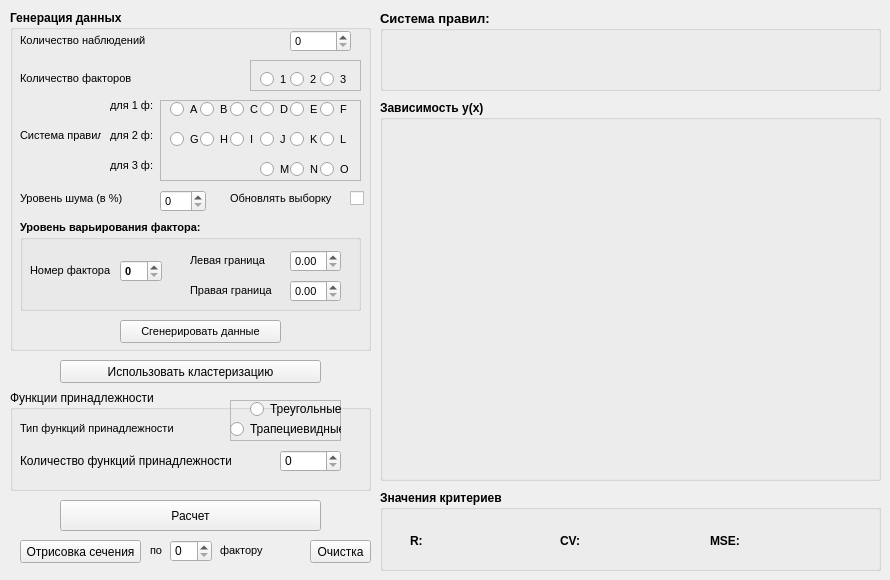
    <widget class="QWidget" name="tab">
     <attribute name="title">
      <string>Построение модели</string>
     </attribute>
     <widget class="QLabel" name="label_13">
      <property name="geometry">
       <rect>
        <x>20</x>
        <y>420</y>
        <width>161</width>
        <height>16</height>
       </rect>
      </property>
      <property name="font">
       <font>
        <pointsize>8</pointsize>
        <weight>50</weight>
        <bold>false</bold>
       </font>
      </property>
      <property name="text">
       <string>Тип функций принадлежности</string>
      </property>
     </widget>
     <widget class="Cscene2dn" name="widget" native="true">
      <property name="enabled">
       <bool>true</bool>
      </property>
      <property name="geometry">
       <rect>
        <x>390</x>
        <y>120</y>
        <width>481</width>
        <height>351</height>
       </rect>
      </property>
      <property name="autoFillBackground">
       <bool>false</bool>
      </property>
     </widget>
     <widget class="QLabel" name="label_14">
      <property name="geometry">
       <rect>
        <x>20</x>
        <y>440</y>
        <width>211</width>
        <height>41</height>
       </rect>
      </property>
      <property name="text">
       <string>Количество функций принадлежности</string>
      </property>
     </widget>
     <widget class="QFrame" name="frame">
      <property name="geometry">
       <rect>
        <x>230</x>
        <y>400</y>
        <width>111</width>
        <height>41</height>
       </rect>
      </property>
      <property name="frameShape">
       <enum>QFrame::StyledPanel</enum>
      </property>
      <property name="frameShadow">
       <enum>QFrame::Raised</enum>
      </property>
      <widget class="QRadioButton" name="radioButton_12">
       <property name="geometry">
        <rect>
         <x>20</x>
         <y>0</y>
         <width>91</width>
         <height>18</height>
        </rect>
       </property>
       <property name="text">
        <string>Треугольные</string>
       </property>
      </widget>
      <widget class="QRadioButton" name="radioButton_13">
       <property name="geometry">
        <rect>
         <x>0</x>
         <y>20</y>
         <width>111</width>
         <height>18</height>
        </rect>
       </property>
       <property name="text">
        <string>Трапециевидные</string>
       </property>
      </widget>
     </widget>
     <widget class="QSpinBox" name="spinBox_7">
      <property name="geometry">
       <rect>
        <x>280</x>
        <y>450</y>
        <width>61</width>
        <height>22</height>
       </rect>
      </property>
     </widget>
     <widget class="QGroupBox" name="groupBox">
      <property name="geometry">
       <rect>
        <x>10</x>
        <y>10</y>
        <width>361</width>
        <height>341</height>
       </rect>
      </property>
      <property name="font">
       <font>
        <pointsize>9</pointsize>
        <weight>75</weight>
        <bold>true</bold>
       </font>
      </property>
      <property name="mouseTracking">
       <bool>false</bool>
      </property>
      <property name="title">
       <string>Генерация данных</string>
      </property>
      <widget class="QCheckBox" name="checkBox">
       <property name="geometry">
        <rect>
         <x>340</x>
         <y>180</y>
         <width>16</width>
         <height>17</height>
        </rect>
       </property>
       <property name="text">
        <string/>
       </property>
      </widget>
      <widget class="QLabel" name="label_25">
       <property name="geometry">
        <rect>
         <x>220</x>
         <y>180</y>
         <width>111</width>
         <height>16</height>
        </rect>
       </property>
       <property name="font">
        <font>
         <pointsize>8</pointsize>
         <weight>50</weight>
         <bold>false</bold>
        </font>
       </property>
       <property name="text">
        <string>Обновлять выборку</string>
       </property>
      </widget>
      <widget class="QLabel" name="label_12">
       <property name="geometry">
        <rect>
         <x>10</x>
         <y>180</y>
         <width>111</width>
         <height>16</height>
        </rect>
       </property>
       <property name="font">
        <font>
         <pointsize>8</pointsize>
         <weight>50</weight>
         <bold>false</bold>
        </font>
       </property>
       <property name="text">
        <string>Уровень шума (в %)</string>
       </property>
      </widget>
      <widget class="QSpinBox" name="spinBox_6">
       <property name="geometry">
        <rect>
         <x>150</x>
         <y>180</y>
         <width>46</width>
         <height>22</height>
        </rect>
       </property>
       <property name="font">
        <font>
         <pointsize>8</pointsize>
         <weight>50</weight>
         <bold>false</bold>
        </font>
       </property>
      </widget>
      <widget class="QFrame" name="frame_2">
       <property name="geometry">
        <rect>
         <x>150</x>
         <y>90</y>
         <width>201</width>
         <height>81</height>
        </rect>
       </property>
       <property name="font">
        <font>
         <pointsize>8</pointsize>
         <weight>50</weight>
         <bold>false</bold>
        </font>
       </property>
       <property name="frameShape">
        <enum>QFrame::StyledPanel</enum>
       </property>
       <property name="frameShadow">
        <enum>QFrame::Raised</enum>
       </property>
       <widget class="QRadioButton" name="radioButton_10">
        <property name="geometry">
         <rect>
          <x>10</x>
          <y>0</y>
          <width>31</width>
          <height>18</height>
         </rect>
        </property>
        <property name="text">
         <string>А</string>
        </property>
       </widget>
       <widget class="QRadioButton" name="radioButton_11">
        <property name="geometry">
         <rect>
          <x>40</x>
          <y>0</y>
          <width>31</width>
          <height>18</height>
         </rect>
        </property>
        <property name="text">
         <string>B</string>
        </property>
       </widget>
       <widget class="QRadioButton" name="radioButton_5">
        <property name="geometry">
         <rect>
          <x>70</x>
          <y>0</y>
          <width>31</width>
          <height>18</height>
         </rect>
        </property>
        <property name="font">
         <font>
          <pointsize>8</pointsize>
          <weight>50</weight>
          <bold>false</bold>
         </font>
        </property>
        <property name="text">
         <string>C</string>
        </property>
       </widget>
       <widget class="QRadioButton" name="radioButton_6">
        <property name="geometry">
         <rect>
          <x>100</x>
          <y>0</y>
          <width>31</width>
          <height>18</height>
         </rect>
        </property>
        <property name="font">
         <font>
          <pointsize>8</pointsize>
          <weight>50</weight>
          <bold>false</bold>
         </font>
        </property>
        <property name="text">
         <string>D</string>
        </property>
       </widget>
       <widget class="QRadioButton" name="radioButton_54">
        <property name="geometry">
         <rect>
          <x>130</x>
          <y>0</y>
          <width>31</width>
          <height>18</height>
         </rect>
        </property>
        <property name="text">
         <string>E</string>
        </property>
       </widget>
       <widget class="QRadioButton" name="radioButton_55">
        <property name="geometry">
         <rect>
          <x>160</x>
          <y>0</y>
          <width>31</width>
          <height>18</height>
         </rect>
        </property>
        <property name="text">
         <string>F</string>
        </property>
       </widget>
       <widget class="QRadioButton" name="radioButton_61">
        <property name="geometry">
         <rect>
          <x>160</x>
          <y>30</y>
          <width>31</width>
          <height>18</height>
         </rect>
        </property>
        <property name="text">
         <string>L</string>
        </property>
       </widget>
       <widget class="QRadioButton" name="radioButton_57">
        <property name="geometry">
         <rect>
          <x>40</x>
          <y>30</y>
          <width>31</width>
          <height>18</height>
         </rect>
        </property>
        <property name="text">
         <string>H</string>
        </property>
       </widget>
       <widget class="QRadioButton" name="radioButton_58">
        <property name="geometry">
         <rect>
          <x>70</x>
          <y>30</y>
          <width>31</width>
          <height>18</height>
         </rect>
        </property>
        <property name="text">
         <string>I</string>
        </property>
       </widget>
       <widget class="QRadioButton" name="radioButton_56">
        <property name="geometry">
         <rect>
          <x>10</x>
          <y>30</y>
          <width>31</width>
          <height>18</height>
         </rect>
        </property>
        <property name="text">
         <string>G</string>
        </property>
       </widget>
       <widget class="QRadioButton" name="radioButton_60">
        <property name="geometry">
         <rect>
          <x>130</x>
          <y>30</y>
          <width>31</width>
          <height>18</height>
         </rect>
        </property>
        <property name="text">
         <string>K</string>
        </property>
       </widget>
       <widget class="QRadioButton" name="radioButton_59">
        <property name="geometry">
         <rect>
          <x>100</x>
          <y>30</y>
          <width>31</width>
          <height>18</height>
         </rect>
        </property>
        <property name="text">
         <string>J</string>
        </property>
       </widget>
       <widget class="QRadioButton" name="radioButton_64">
        <property name="geometry">
         <rect>
          <x>160</x>
          <y>60</y>
          <width>31</width>
          <height>18</height>
         </rect>
        </property>
        <property name="text">
         <string>O</string>
        </property>
       </widget>
       <widget class="QRadioButton" name="radioButton_62">
        <property name="geometry">
         <rect>
          <x>100</x>
          <y>60</y>
          <width>31</width>
          <height>18</height>
         </rect>
        </property>
        <property name="text">
         <string>M</string>
        </property>
       </widget>
       <widget class="QRadioButton" name="radioButton_63">
        <property name="geometry">
         <rect>
          <x>130</x>
          <y>60</y>
          <width>31</width>
          <height>18</height>
         </rect>
        </property>
        <property name="text">
         <string>N</string>
        </property>
       </widget>
      </widget>
      <widget class="QLabel" name="label_3">
       <property name="geometry">
        <rect>
         <x>10</x>
         <y>110</y>
         <width>81</width>
         <height>31</height>
        </rect>
       </property>
       <property name="font">
        <font>
         <pointsize>8</pointsize>
         <weight>50</weight>
         <bold>false</bold>
        </font>
       </property>
       <property name="text">
        <string>Система правил</string>
       </property>
      </widget>
      <widget class="QLabel" name="label_2">
       <property name="geometry">
        <rect>
         <x>10</x>
         <y>60</y>
         <width>131</width>
         <height>16</height>
        </rect>
       </property>
       <property name="font">
        <font>
         <pointsize>8</pointsize>
         <weight>50</weight>
         <bold>false</bold>
        </font>
       </property>
       <property name="text">
        <string>Количество факторов</string>
       </property>
      </widget>
      <widget class="QLabel" name="label">
       <property name="geometry">
        <rect>
         <x>10</x>
         <y>20</y>
         <width>131</width>
         <height>20</height>
        </rect>
       </property>
       <property name="font">
        <font>
         <pointsize>8</pointsize>
         <weight>50</weight>
         <bold>false</bold>
        </font>
       </property>
       <property name="text">
        <string>Количество наблюдений</string>
       </property>
      </widget>
      <widget class="QFrame" name="frame_3">
       <property name="geometry">
        <rect>
         <x>240</x>
         <y>50</y>
         <width>111</width>
         <height>31</height>
        </rect>
       </property>
       <property name="font">
        <font>
         <pointsize>8</pointsize>
         <weight>50</weight>
         <bold>false</bold>
        </font>
       </property>
       <property name="frameShape">
        <enum>QFrame::StyledPanel</enum>
       </property>
       <property name="frameShadow">
        <enum>QFrame::Raised</enum>
       </property>
       <widget class="QRadioButton" name="radioButton">
        <property name="geometry">
         <rect>
          <x>10</x>
          <y>10</y>
          <width>31</width>
          <height>18</height>
         </rect>
        </property>
        <property name="text">
         <string>1</string>
        </property>
        <property name="checkable">
         <bool>true</bool>
        </property>
        <property name="checked">
         <bool>false</bool>
        </property>
        <property name="autoRepeat">
         <bool>false</bool>
        </property>
        <property name="autoExclusive">
         <bool>true</bool>
        </property>
       </widget>
       <widget class="QRadioButton" name="radioButton_2">
        <property name="enabled">
         <bool>true</bool>
        </property>
        <property name="geometry">
         <rect>
          <x>40</x>
          <y>10</y>
          <width>31</width>
          <height>18</height>
         </rect>
        </property>
        <property name="text">
         <string>2</string>
        </property>
       </widget>
       <widget class="QRadioButton" name="radioButton_7">
        <property name="enabled">
         <bool>true</bool>
        </property>
        <property name="geometry">
         <rect>
          <x>70</x>
          <y>10</y>
          <width>31</width>
          <height>18</height>
         </rect>
        </property>
        <property name="text">
         <string>3</string>
        </property>
       </widget>
      </widget>
      <widget class="QSpinBox" name="spinBox">
       <property name="geometry">
        <rect>
         <x>280</x>
         <y>20</y>
         <width>61</width>
         <height>22</height>
        </rect>
       </property>
       <property name="font">
        <font>
         <pointsize>8</pointsize>
         <weight>50</weight>
         <bold>false</bold>
        </font>
       </property>
      </widget>
      <widget class="QPushButton" name="pushButton_3">
       <property name="geometry">
        <rect>
         <x>110</x>
         <y>310</y>
         <width>161</width>
         <height>23</height>
        </rect>
       </property>
       <property name="font">
        <font>
         <pointsize>8</pointsize>
         <weight>50</weight>
         <bold>false</bold>
        </font>
       </property>
       <property name="text">
        <string>Сгенерировать данные</string>
       </property>
      </widget>
      <widget class="QLabel" name="label_17">
       <property name="geometry">
        <rect>
         <x>100</x>
         <y>110</y>
         <width>51</width>
         <height>31</height>
        </rect>
       </property>
       <property name="font">
        <font>
         <pointsize>8</pointsize>
         <weight>50</weight>
         <bold>false</bold>
        </font>
       </property>
       <property name="text">
        <string>для 2 ф:</string>
       </property>
      </widget>
      <widget class="QLabel" name="label_21">
       <property name="geometry">
        <rect>
         <x>100</x>
         <y>80</y>
         <width>51</width>
         <height>31</height>
        </rect>
       </property>
       <property name="font">
        <font>
         <pointsize>8</pointsize>
         <weight>50</weight>
         <bold>false</bold>
        </font>
       </property>
       <property name="text">
        <string>для 1 ф:</string>
       </property>
      </widget>
      <widget class="QLabel" name="label_22">
       <property name="geometry">
        <rect>
         <x>100</x>
         <y>140</y>
         <width>51</width>
         <height>31</height>
        </rect>
       </property>
       <property name="font">
        <font>
         <pointsize>8</pointsize>
         <weight>50</weight>
         <bold>false</bold>
        </font>
       </property>
       <property name="text">
        <string>для 3 ф:</string>
       </property>
      </widget>
      <widget class="QGroupBox" name="groupBox_9">
       <property name="geometry">
        <rect>
         <x>10</x>
         <y>210</y>
         <width>341</width>
         <height>91</height>
        </rect>
       </property>
       <property name="font">
        <font>
         <pointsize>8</pointsize>
        </font>
       </property>
       <property name="title">
        <string>Уровень варьирования фактора:</string>
       </property>
       <widget class="QSpinBox" name="spinBox_2">
        <property name="geometry">
         <rect>
          <x>100</x>
          <y>40</y>
          <width>42</width>
          <height>22</height>
         </rect>
        </property>
       </widget>
       <widget class="QLabel" name="label_20">
        <property name="geometry">
         <rect>
          <x>170</x>
          <y>60</y>
          <width>91</width>
          <height>20</height>
         </rect>
        </property>
        <property name="font">
         <font>
          <pointsize>8</pointsize>
          <weight>50</weight>
          <bold>false</bold>
         </font>
        </property>
        <property name="text">
         <string>Правая граница</string>
        </property>
       </widget>
       <widget class="QLabel" name="label_19">
        <property name="geometry">
         <rect>
          <x>170</x>
          <y>30</y>
          <width>91</width>
          <height>20</height>
         </rect>
        </property>
        <property name="font">
         <font>
          <pointsize>8</pointsize>
          <weight>50</weight>
          <bold>false</bold>
         </font>
        </property>
        <property name="text">
         <string>Левая граница</string>
        </property>
       </widget>
       <widget class="QDoubleSpinBox" name="doubleSpinBox_3">
        <property name="geometry">
         <rect>
          <x>270</x>
          <y>60</y>
          <width>51</width>
          <height>22</height>
         </rect>
        </property>
        <property name="font">
         <font>
          <pointsize>8</pointsize>
          <weight>50</weight>
          <bold>false</bold>
         </font>
        </property>
       </widget>
       <widget class="QDoubleSpinBox" name="doubleSpinBox_2">
        <property name="geometry">
         <rect>
          <x>270</x>
          <y>30</y>
          <width>51</width>
          <height>22</height>
         </rect>
        </property>
        <property name="font">
         <font>
          <pointsize>8</pointsize>
          <weight>50</weight>
          <bold>false</bold>
         </font>
        </property>
       </widget>
       <widget class="QLabel" name="label_23">
        <property name="geometry">
         <rect>
          <x>10</x>
          <y>40</y>
          <width>81</width>
          <height>20</height>
         </rect>
        </property>
        <property name="font">
         <font>
          <pointsize>8</pointsize>
          <weight>50</weight>
          <bold>false</bold>
         </font>
        </property>
        <property name="text">
         <string>Номер фактора</string>
        </property>
       </widget>
      </widget>
      <zorder>groupBox_9</zorder>
      <zorder>checkBox</zorder>
      <zorder>label_25</zorder>
      <zorder>label_12</zorder>
      <zorder>spinBox_6</zorder>
      <zorder>frame_2</zorder>
      <zorder>label_3</zorder>
      <zorder>label_2</zorder>
      <zorder>label</zorder>
      <zorder>frame_3</zorder>
      <zorder>spinBox</zorder>
      <zorder>pushButton_3</zorder>
      <zorder>label_17</zorder>
      <zorder>label_21</zorder>
      <zorder>label_22</zorder>
     </widget>
     <widget class="QPushButton" name="pushButton_2">
      <property name="geometry">
       <rect>
        <x>20</x>
        <y>540</y>
        <width>121</width>
        <height>23</height>
       </rect>
      </property>
      <property name="text">
       <string>Отрисовка сечения</string>
      </property>
     </widget>
     <widget class="QPushButton" name="pushButton">
      <property name="geometry">
       <rect>
        <x>60</x>
        <y>500</y>
        <width>261</width>
        <height>31</height>
       </rect>
      </property>
      <property name="text">
       <string>Расчет</string>
      </property>
     </widget>
     <widget class="QGroupBox" name="groupBox_4">
      <property name="geometry">
       <rect>
        <x>380</x>
        <y>100</y>
        <width>501</width>
        <height>381</height>
       </rect>
      </property>
      <property name="font">
       <font>
        <pointsize>9</pointsize>
        <weight>75</weight>
        <bold>true</bold>
       </font>
      </property>
      <property name="title">
       <string>Зависимость у(х)</string>
      </property>
     </widget>
     <widget class="QPushButton" name="pushButton_7">
      <property name="geometry">
       <rect>
        <x>60</x>
        <y>360</y>
        <width>261</width>
        <height>23</height>
       </rect>
      </property>
      <property name="text">
       <string>Использовать кластеризацию</string>
      </property>
     </widget>
     <widget class="QLabel" name="label_64">
      <property name="geometry">
       <rect>
        <x>710</x>
        <y>530</y>
        <width>31</width>
        <height>21</height>
       </rect>
      </property>
      <property name="font">
       <font>
        <pointsize>9</pointsize>
        <weight>75</weight>
        <bold>true</bold>
       </font>
      </property>
      <property name="text">
       <string>MSE:</string>
      </property>
     </widget>
     <widget class="QLabel" name="label_60">
      <property name="geometry">
       <rect>
        <x>590</x>
        <y>530</y>
        <width>101</width>
        <height>16</height>
       </rect>
      </property>
      <property name="font">
       <font>
        <pointsize>9</pointsize>
       </font>
      </property>
      <property name="text">
       <string/>
      </property>
     </widget>
     <widget class="QLabel" name="label_62">
      <property name="geometry">
       <rect>
        <x>410</x>
        <y>530</y>
        <width>21</width>
        <height>21</height>
       </rect>
      </property>
      <property name="font">
       <font>
        <pointsize>9</pointsize>
        <weight>75</weight>
        <bold>true</bold>
       </font>
      </property>
      <property name="text">
       <string>R:</string>
      </property>
     </widget>
     <widget class="QLabel" name="label_61">
      <property name="geometry">
       <rect>
        <x>430</x>
        <y>530</y>
        <width>111</width>
        <height>16</height>
       </rect>
      </property>
      <property name="font">
       <font>
        <pointsize>9</pointsize>
       </font>
      </property>
      <property name="text">
       <string/>
      </property>
     </widget>
     <widget class="QLabel" name="label_63">
      <property name="geometry">
       <rect>
        <x>750</x>
        <y>530</y>
        <width>101</width>
        <height>16</height>
       </rect>
      </property>
      <property name="font">
       <font>
        <pointsize>9</pointsize>
       </font>
      </property>
      <property name="text">
       <string/>
      </property>
     </widget>
     <widget class="QLabel" name="label_59">
      <property name="geometry">
       <rect>
        <x>560</x>
        <y>530</y>
        <width>21</width>
        <height>21</height>
       </rect>
      </property>
      <property name="font">
       <font>
        <pointsize>9</pointsize>
        <weight>75</weight>
        <bold>true</bold>
       </font>
      </property>
      <property name="text">
       <string>CV:</string>
      </property>
     </widget>
     <widget class="QPushButton" name="pushButton_5">
      <property name="geometry">
       <rect>
        <x>310</x>
        <y>540</y>
        <width>61</width>
        <height>23</height>
       </rect>
      </property>
      <property name="text">
       <string>Очистка</string>
      </property>
     </widget>
     <widget class="QGroupBox" name="groupBox_8">
      <property name="geometry">
       <rect>
        <x>380</x>
        <y>10</y>
        <width>501</width>
        <height>81</height>
       </rect>
      </property>
      <property name="font">
       <font>
        <pointsize>10</pointsize>
        <weight>75</weight>
        <bold>true</bold>
       </font>
      </property>
      <property name="title">
       <string>Система правил:</string>
      </property>
      <widget class="QLabel" name="label_6">
       <property name="geometry">
        <rect>
         <x>160</x>
         <y>30</y>
         <width>231</width>
         <height>31</height>
        </rect>
       </property>
       <property name="text">
        <string/>
       </property>
       <property name="pixmap">
        <pixmap resource="resources/resources.qrc">:/resources/B.png</pixmap>
       </property>
      </widget>
      <widget class="QLabel" name="label_5">
       <property name="geometry">
        <rect>
         <x>160</x>
         <y>10</y>
         <width>201</width>
         <height>71</height>
        </rect>
       </property>
       <property name="text">
        <string/>
       </property>
       <property name="pixmap">
        <pixmap resource="resources/resources.qrc">:/resources/A.png</pixmap>
       </property>
      </widget>
      <widget class="QLabel" name="label_7">
       <property name="geometry">
        <rect>
         <x>160</x>
         <y>30</y>
         <width>251</width>
         <height>31</height>
        </rect>
       </property>
       <property name="text">
        <string/>
       </property>
       <property name="pixmap">
        <pixmap resource="resources/resources.qrc">:/resources/C.png</pixmap>
       </property>
      </widget>
      <widget class="QLabel" name="label_8">
       <property name="geometry">
        <rect>
         <x>160</x>
         <y>30</y>
         <width>251</width>
         <height>31</height>
        </rect>
       </property>
       <property name="text">
        <string/>
       </property>
       <property name="pixmap">
        <pixmap resource="resources/resources.qrc">:/resources/D.png</pixmap>
       </property>
      </widget>
      <widget class="QLabel" name="label_9">
       <property name="geometry">
        <rect>
         <x>160</x>
         <y>10</y>
         <width>251</width>
         <height>61</height>
        </rect>
       </property>
       <property name="text">
        <string/>
       </property>
       <property name="pixmap">
        <pixmap resource="resources/resources.qrc">:/resources/E.png</pixmap>
       </property>
      </widget>
      <widget class="QLabel" name="label_16">
       <property name="geometry">
        <rect>
         <x>160</x>
         <y>10</y>
         <width>251</width>
         <height>61</height>
        </rect>
       </property>
       <property name="text">
        <string/>
       </property>
       <property name="pixmap">
        <pixmap resource="resources/resources.qrc">:/resources/H.png</pixmap>
       </property>
      </widget>
      <widget class="QLabel" name="label_11">
       <property name="geometry">
        <rect>
         <x>160</x>
         <y>20</y>
         <width>241</width>
         <height>41</height>
        </rect>
       </property>
       <property name="text">
        <string/>
       </property>
       <property name="pixmap">
        <pixmap resource="resources/resources.qrc">:/resources/G.png</pixmap>
       </property>
      </widget>
      <widget class="QLabel" name="label_15">
       <property name="geometry">
        <rect>
         <x>160</x>
         <y>20</y>
         <width>241</width>
         <height>51</height>
        </rect>
       </property>
       <property name="text">
        <string/>
       </property>
       <property name="pixmap">
        <pixmap resource="resources/resources.qrc">:/resources/F.png</pixmap>
       </property>
      </widget>
     </widget>
     <widget class="QGroupBox" name="groupBox_10">
      <property name="geometry">
       <rect>
        <x>380</x>
        <y>490</y>
        <width>501</width>
        <height>81</height>
       </rect>
      </property>
      <property name="font">
       <font>
        <weight>75</weight>
        <bold>true</bold>
       </font>
      </property>
      <property name="title">
       <string>Значения критериев</string>
      </property>
     </widget>
     <widget class="QGroupBox" name="groupBox_11">
      <property name="geometry">
       <rect>
        <x>10</x>
        <y>390</y>
        <width>361</width>
        <height>101</height>
       </rect>
      </property>
      <property name="title">
       <string>Функции принадлежности</string>
      </property>
     </widget>
     <widget class="QSpinBox" name="spinBox_3">
      <property name="geometry">
       <rect>
        <x>170</x>
        <y>540</y>
        <width>42</width>
        <height>22</height>
       </rect>
      </property>
     </widget>
     <widget class="QLabel" name="label_24">
      <property name="geometry">
       <rect>
        <x>150</x>
        <y>540</y>
        <width>21</width>
        <height>20</height>
       </rect>
      </property>
      <property name="font">
       <font>
        <pointsize>8</pointsize>
        <weight>50</weight>
        <bold>false</bold>
       </font>
      </property>
      <property name="text">
       <string>по</string>
      </property>
     </widget>
     <widget class="QLabel" name="label_26">
      <property name="geometry">
       <rect>
        <x>220</x>
        <y>540</y>
        <width>51</width>
        <height>20</height>
       </rect>
      </property>
      <property name="font">
       <font>
        <pointsize>8</pointsize>
        <weight>50</weight>
        <bold>false</bold>
       </font>
      </property>
      <property name="text">
       <string>фактору</string>
      </property>
     </widget>
     <zorder>widget</zorder>
     <zorder>groupBox_11</zorder>
     <zorder>groupBox_10</zorder>
     <zorder>groupBox_8</zorder>
     <zorder>groupBox_4</zorder>
     <zorder>groupBox</zorder>
     <zorder>label_13</zorder>
     <zorder>label_14</zorder>
     <zorder>frame</zorder>
     <zorder>spinBox_7</zorder>
     <zorder>pushButton_2</zorder>
     <zorder>pushButton</zorder>
     <zorder>pushButton_7</zorder>
     <zorder>label_64</zorder>
     <zorder>label_60</zorder>
     <zorder>label_62</zorder>
     <zorder>label_61</zorder>
     <zorder>label_63</zorder>
     <zorder>label_59</zorder>
     <zorder>pushButton_5</zorder>
     <zorder>spinBox_3</zorder>
     <zorder>label_24</zorder>
     <zorder>label_26</zorder>
    </widget>
